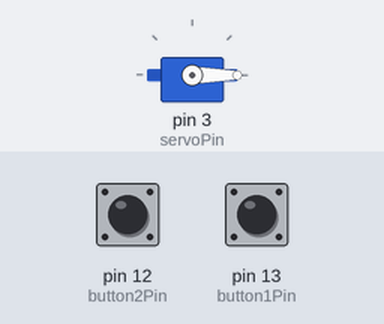
Simulated run of this sketch. Board: Arduino Uno, built with avr-gcc and run on an emulated ATmega328P. Parts: servo. The inputs (shaded band) are chosen by the test bench; at power-on: pin 12 (button2Pin) LOW, pin 13 (button1Pin) LOW.

Above: at 1.2 s.
1.3 s: pin 12 (button2Pin) pulled HIGH for 0.15 s
At 1.75 s:
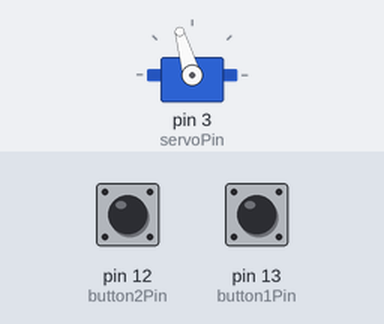
3.7 s: pin 13 (button1Pin) pulled HIGH for 0.15 s
At 4.53 s:
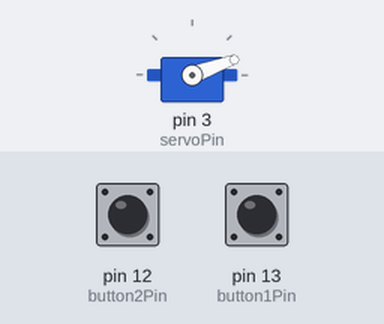
At 5.35 s:
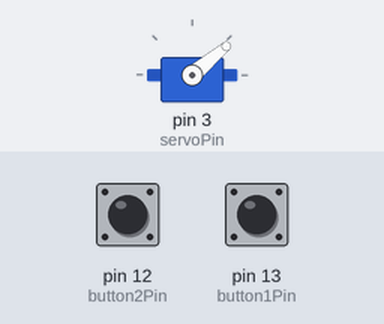
Timing chart, 0 to 15.1 s (numbered marks = the images above; inputs shaded):
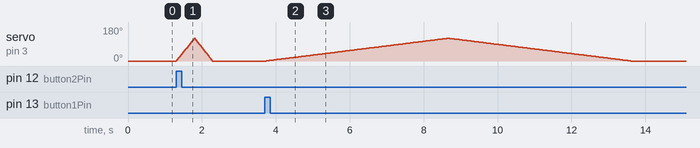

The sketch:

Opdracht_5.ino
```cpp
#include <Servo.h>

const int button1Pin = 13;
const int button2Pin = 12;
const int servoPin = 3;

Servo myServo;

void setup() {
  pinMode(button1Pin, INPUT);
  pinMode(button2Pin, INPUT);
  myServo.attach(servoPin);
  myServo.write(0); // startpositie
}

void loop() {
  bool button1 = digitalRead(button1Pin) == HIGH;
  bool button2 = digitalRead(button2Pin) == HIGH;

  if (button1 && button2) {
    // Beide knoppen: 5s op, 2s wachten, 0.5s terug
    moveServo(0, 120, 5000);
    delay(2000);
    moveServo(120, 0, 500);
  }
  else if (button1) {
    // Alleen knop 1: langzaam heen en terug (5s)
    moveServo(0, 120, 5000);
    moveServo(120, 0, 5000);
  }
  else if (button2) {
    // Alleen knop 2: snel heen en terug (0.5s)
    moveServo(0, 120, 500);
    moveServo(120, 0, 500);
  }
}

// Algemene functie voor servo-beweging met tijd
void moveServo(int fromAngle, int toAngle, int durationMs) {
  int steps = abs(toAngle - fromAngle);
  if (steps == 0) return;

  float stepDelay = (float)durationMs / steps;

  int direction = (toAngle > fromAngle) ? 1 : -1;
  for (int angle = fromAngle; angle != toAngle + direction; angle += direction) {
    myServo.write(angle);
    delay(stepDelay);
  }
}
```

Measured:
- after the input at 1.3 s, servo on pin 3 (servoPin): rises from 0° to 120° in 0.49 s, then falls to 0° in 0.49 s
- after the input at 3.7 s, servo on pin 3 (servoPin): rises from 0° to 120° in 4.9 s, then falls to 0° in 5.0 s
